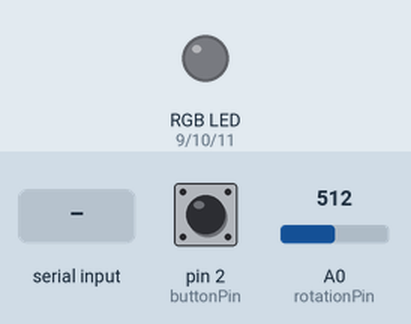
Bench run of a sketch on a simulated Arduino Uno, built with avr-gcc and run on an emulated ATmega328P. On the bench: an RGB LED mixed from three pins (HIGH = lit). Inputs (shaded band) come from the test bench; at power-on: A0 (rotationPin) = 512, pin 2 (buttonPin) LOW. Dim RGB values are drawn brighter than linear; what the sketch prints to the serial monitor is not drawn.

Above: at 1.3 s.
1.4 s: "R" received over Serial
At 2.3 s:
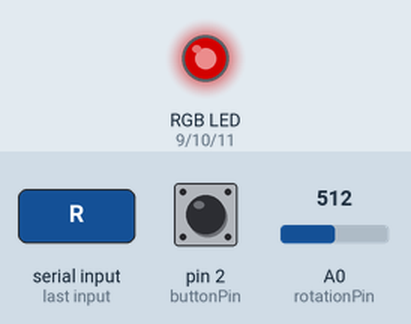
2.9 s: A0 (rotationPin) set to 716
At 3.4 s:
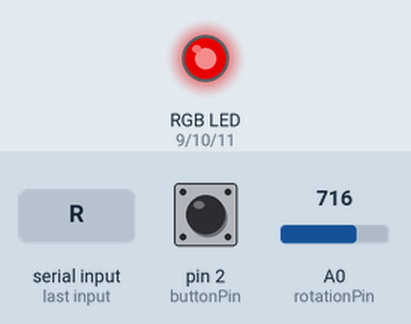
4.4 s: A0 (rotationPin) set to 900
At 5.6 s:
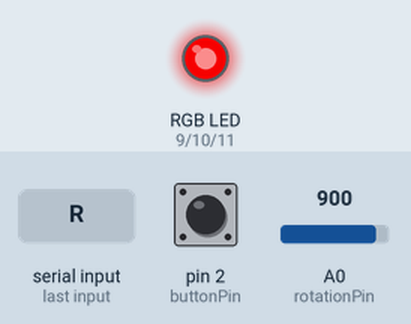
5.9 s: A0 (rotationPin) set to 122
At 6.9 s:
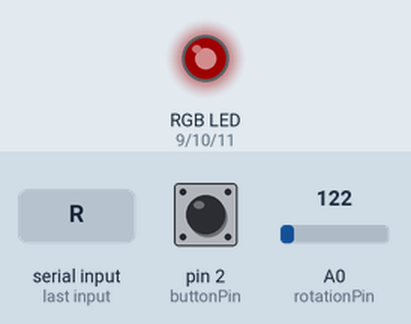
7.4 s: A0 (rotationPin) set to 511
At 8.0 s:
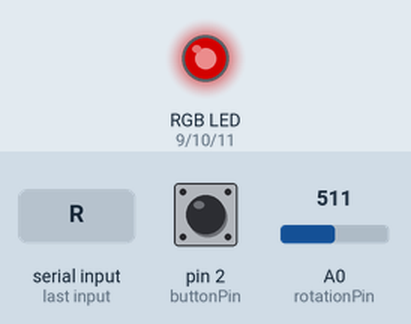
Timing chart, 0 to 9.9 s (numbered marks = the images above; inputs shaded):
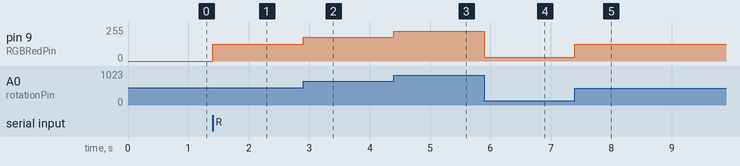

The sketch:

lab_6_level_41.ino
```cpp
//lab 6
//level 3
//NAME : Pranav Bhavsar
//date : 2023-02-23

int RGBRedPin = 9; //The red RGB LED is connected pin 9 of the Arduino.
int RGBGreenPin = 10; //The green RGB LED is connected pin 10 of the Arduino.
int RGBBluePin = 11; //The blue RGB LED is connected pin 11 of the Arduino.
int rotationPin = A0; //The rotation sensor is plugged into pin A0 of the Arduino.
int buttonPin = 2;
int initialValue = 0;
int change = 0;
int data = 0;
void setup() { //The Setup function runs once.
  Serial.begin(9600);
  pinMode(rotationPin, INPUT);//setup rotation pin
  pinMode(RGBRedPin, OUTPUT); //Setup red RGB LED pin as an output pin.
  pinMode(RGBGreenPin, OUTPUT); //Setup green RGB LED pin as an output pin.
  pinMode(RGBBluePin, OUTPUT); //Setup blue RGB LED pin as an output pin.
  pinMode(buttonPin, INPUT); //Setup button pin as an input with pull-up resistor.
}

void loop()
  {

    Serial.println("Please enter the value:R=RED G=GREEN B=BLUE"); // printing the input value for RGB light in serial monitor
    delay(300);                                                    // delay of 300 millisecond.

    while (Serial.available() == 0)
    {

        // using while to hold the printing until the button is press.
    }

    initialValue = Serial.read();

    while (digitalRead(buttonPin) == LOW)
    {

        // using while for butoon1pin so that the code stay`s in loop.

        data = analogRead(rotationPin);
        data = map(data, 0, 1023, 0, 255); // data mapping for brightness.

        // using if else
        if (initialValue == 82)
        {

            analogWrite(RGBRedPin, data); // Red RGB light will be turn on and it`s brightness can be adjust.Moreover,if the button is press the light will lock it`s brightness.
        }

        else if (initialValue == 71)
        {

            analogWrite(RGBGreenPin, data); // Green RGB light will be turn on and it`s brightness can be adjust.Moreover,if the button is press the light will lock it`s brightness.
        }
        else if (initialValue == 66)
        {

            analogWrite(RGBBluePin, data); // Blue RGB light will be turn on and it`s brightness can be adjust.Moreover,if the button is press the light will lock it`s brightness.
        }
    }
}
```

Measured:
- after the input at 1.4 s, pin 9 (RGBRedPin): 0/255 → 127/255 at once
- after the input at 2.9 s, pin 9 (RGBRedPin): 127/255 → 178/255 at once
- after the input at 4.4 s, pin 9 (RGBRedPin): 178/255 → 224/255 at once
- after the input at 5.9 s, pin 9 (RGBRedPin): 224/255 → 30/255 at once
- after the input at 7.4 s, pin 9 (RGBRedPin): 30/255 → 127/255 at once
